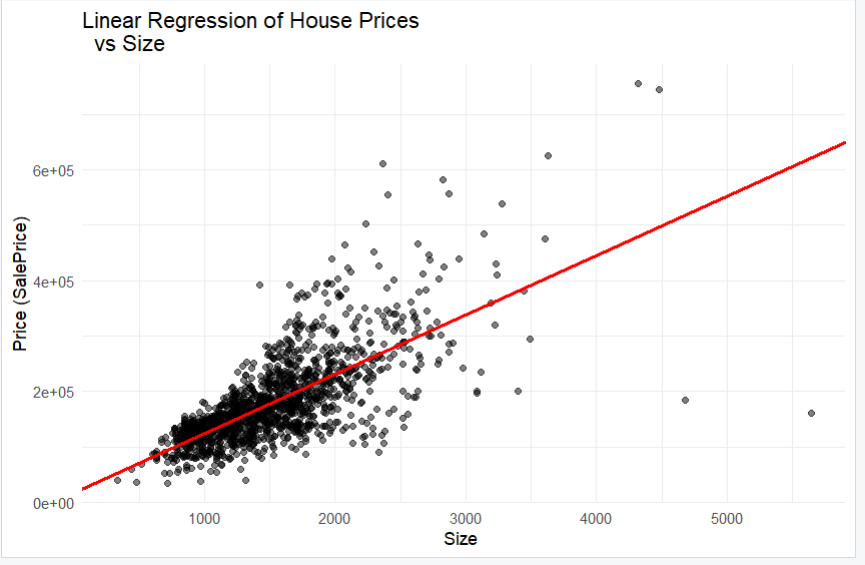

The script that drew this image:
library(ggplot2)

path <- "D:/sem5/R/lab3/Q1/train.csv"
data <- read.csv(path)

model <- lm(SalePrice ~ GrLivArea, data = data)

slope <- coef(model)[2]
intercept <- coef(model)[1]

cat("Slope:", slope, "\n")
cat("Intercept:", intercept, "\n")

ggplot(data, aes(x = GrLivArea, y = SalePrice)) +
  geom_point(alpha = 0.5) +  
  geom_abline(slope = slope, intercept = intercept, col = 'red', 
              linewidth = 1) + labs(title = "Linear Regression of House Prices
  vs Size", x = "Size ",  y = "Price (SalePrice)") +
  theme_minimal()
